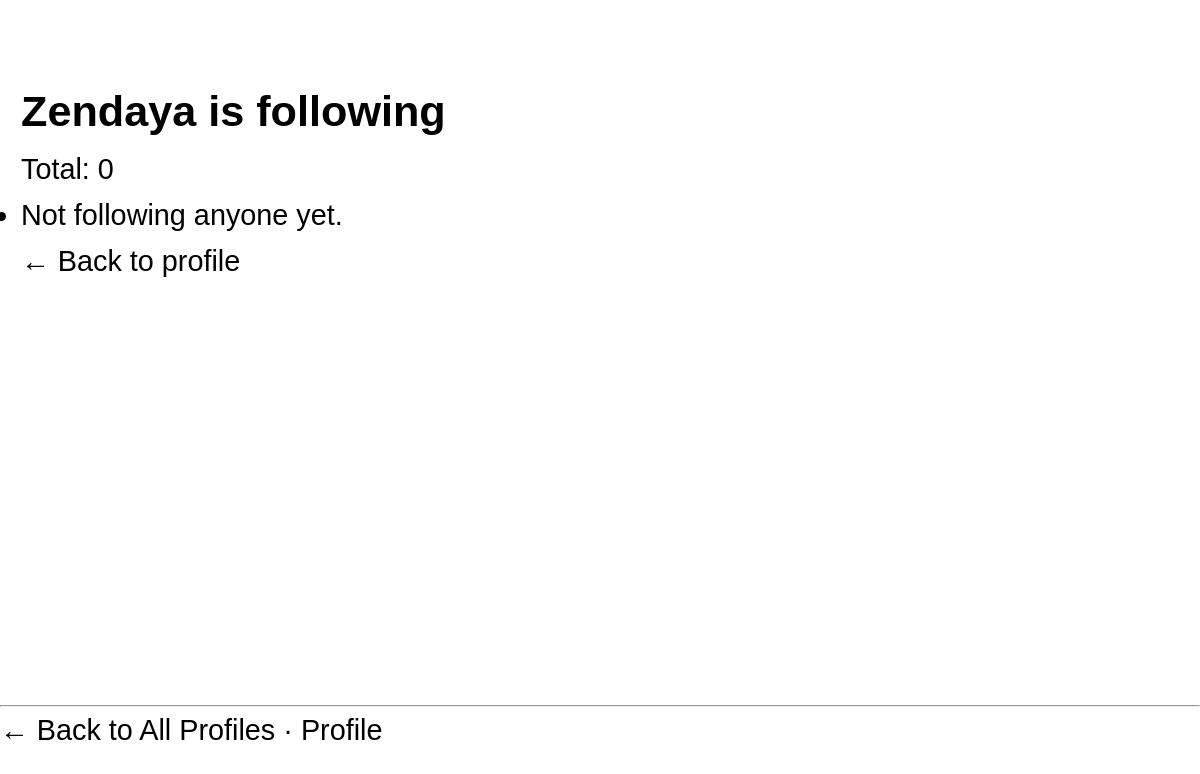
The page /mini_insta/profile/1/following on the database as committed earlier.
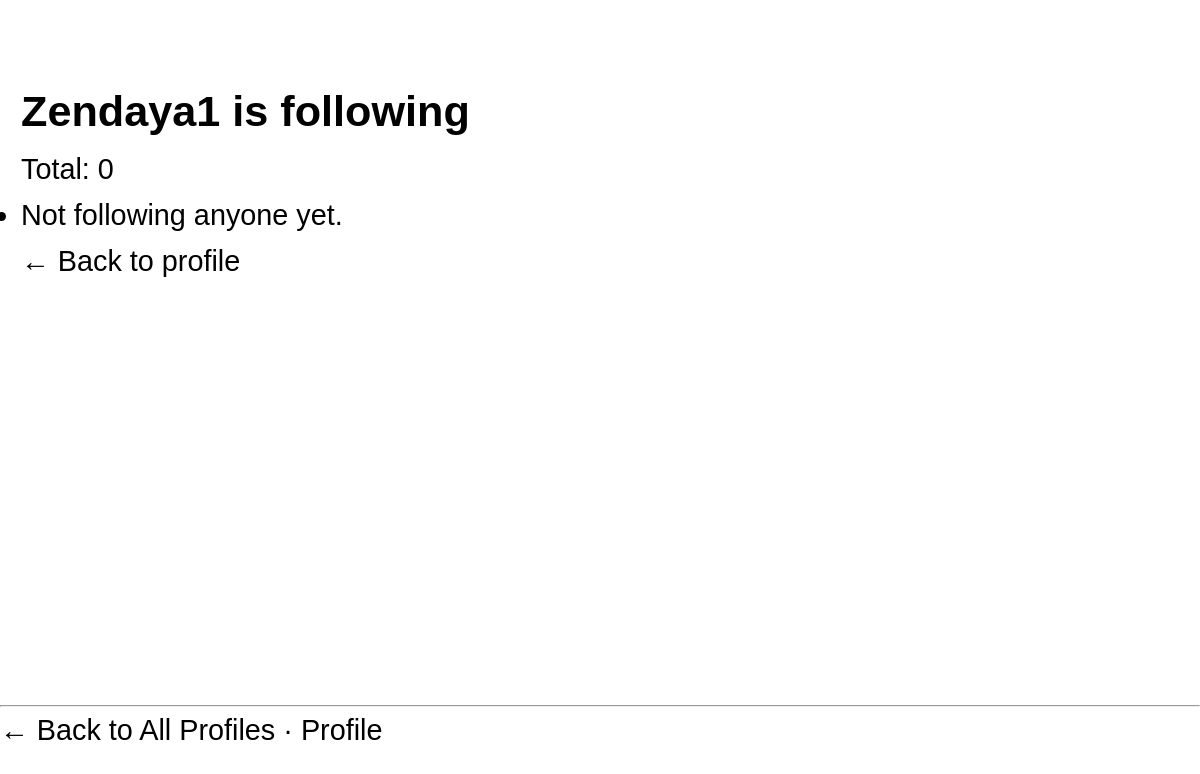
The same page on the database as committed later.
### mini_insta/models.py (models this page shows, shortened)
class Profile(models.Model):
    user = models.ForeignKey(
        User,
        on_delete=models.CASCADE,
        related_name="profiles",
        null=False,
        blank=True,
        default=1
    )
    username = models.TextField(blank=True)
    display_name = models.TextField(blank=True)
    bio_text = models.TextField(blank=True)
    join_date = models.DateTimeField(auto_now=True)
    profile_image_url = models.URLField(blank=True)
    def get_following(self):
        following_qs = Profile.objects.filter(profile__follower_profile=self).distinct()
        return list(following_qs)
    def get_num_following(self):
        return Follow.objects.filter(follower_profile=self).count()

### mini_insta/views.py (the view)
# urls.py: path("profile/<int:pk>/following", views.ShowFollowingDetailView.as_view(), name="show_following"),
class ShowFollowingDetailView(DetailView):
    model = Profile
    template_name = "mini_insta/show_following.html"
    context_object_name = "profile"

### mini_insta/templates/mini_insta/show_following.html
{% extends 'mini_insta/base.html' %}
{% block content %}
<h2>{{ profile.display_name }} is following</h2>
<p>Total: {{ profile.get_num_following }}</p>
<ul>
  {% for p in profile.get_following %}
    <li>
      <a href="{% url 'mini_insta:show_profile' p.pk %}">
        {{ p.display_name }} (@{{ p.username }})
      </a>
    </li>
  {% empty %}
    <li>Not following anyone yet.</li>
  {% endfor %}
</ul>
<p><a href="{% url 'mini_insta:show_profile' profile.pk %}">← Back to profile</a></p>
{% endblock %}

Rows that differ between the two databases and show on the page:
changed Profile: display_name "Zendaya" → "Zendaya1"
